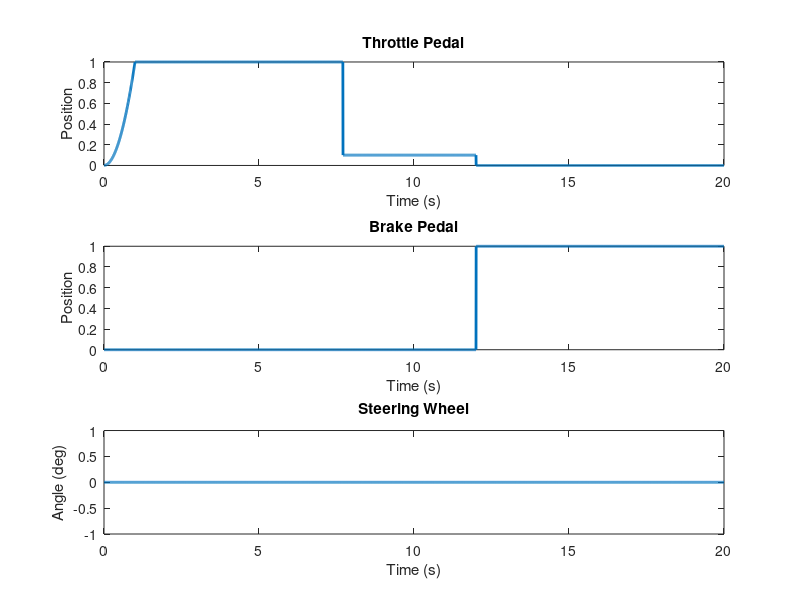

MATLAB code to generate this figure:
% ************************ INITIAL CONFIG SCRIPT ************************ %
% This script defines:                                                    %
% 1. Sampling period of the inputs to simulation and the controller.      %
% 2. Multiple model parameters.                                           %
% 3. Surface definition. Coefficients of fricition for the wheels         %
%    Two options:                                                         %
%    a. Fixed (constant) value for each wheel                             %
%    b. Enhanced split-mu                                                 %
% 4. The maneuver to be carried out by a ficticious driver, based on      %
%    throttle, brake and steering inputs.                                 %
% *********************************************************************** %

% *************+*********** MANEUVER DESCRIPTION ************************ %
% Panic brake apply at 70km/h                                             %
% No steering correction                                                  %
% Homogenous high-mu (0.9)                                                %
% *********************************************************************** %

% Close open windows, clear workspace and clean command window
close all;
clear;
clc;

% SAMPLING PERIOD (TIME STEP)
dT = 0.005;                     % (seconds)

% MODEL PARAMETERS
P_SteeringMax        = 20;      % Maximum wheel angle (deg)
P_SteeringRatio      = 7;       % Steering wheel : Wheel's steering angle
P_TorqueMax          = 600;     % Maximum axle torque (N*m)
P_BrakePressureMax   = 120;     % Maximum brake pressure (bar)
P_ABSPressureRateMax = 1200;    % Maximum ABS pressure rate (bar/s)
P_PedalTravelRateMax = 5;       % Maximum pedal travel rate (1/s)


% ************************** SURFACE DEFINITION ************************* %
% FIXED friction coefficients [mu_FL; mu_FR; mu_RL; mu_RR]
Mu = ones(4,1).*0.9;            % Homogenous high-mu
% Mu = [0.91 0.85 0.93 0.88]';    % Quasi-homogenous high-mu
% Mu = [0.9 0.6 0.9 0.6]';        % Fixed split-mu

% ENHANCED SPILT-MU FUNCTION 
% Coeffiecients of friction of the surfaces
MuSplit = [0.9 0.4]';           % [Left Right]

% Function parameters
P_SplitMu_On           = true;  % Enhanced Split-mu function switch
P_SplitMuOnlyAtBraking = true; % Enhanced Split-mu only at braking switch
                                % TRUE: Fixed Mu is used prior to braking
P_RefLine4SplitMue     = 60;    % Global X or Y coordinate (m)
P_RefLineIsX           = true;  % Switch between X or Y split-mu
P_RefLine_On           = true;  % Show a reference line in the XY PLOTTER
                                % to indicate the split-mu division
                                % Details in 'Main/Visualization/RefLine'

% ************************ SURFACE DEFINITION - END ********************* %



% ************************* MANEUVER DEFINITION ************************* %
% Maneuver's duration (not to be confused with Simulink's Stop-Time)
Tf = 20;

% Define Time column vector
t  = 0:dT:Tf;
t  = t';

% % Define pedals behavior over time
% % t - time (s)
% % k - position in vector corresponding to time t
% Throttle ramp up (from time 0 to t_RampUp)
t_RampUp = 1;
k_RampUp = t_RampUp/dT + 1;
% Wide Open Throttle (from time t_RampUp to t_WOT)
t_WOT = 6.7;
k_WOT = k_RampUp + t_WOT/dT +1;
% Brake apply (from time t_Brake to Tf)
t_Brake = 12;
k_Brake = t_Brake/dT + 1;
% % END of pedals behavior over time definition

% Define and build column vectors of throttle and brake pedals positions 
ThrPos = zeros(length(t),1);
BrkPos = zeros(length(t),1);
% Throttle
ThrPos(1:k_RampUp) = t(1:k_RampUp).^2 / (t_RampUp^2);
ThrPos(k_RampUp+1:k_WOT) = 1;
ThrPos(k_WOT+1:k_Brake) = 0.1;
% Brake
BrkPos(k_Brake+1:end) = 1;


% % Define steering over time
t_SteerInit = 6;
t_SteerStop = 11;
k_SteerInit = t_SteerInit/dT + 1;
k_SteerStop = t_SteerStop/dT + 1;
% Define and build column vector of steering wheel inputs
StrPos = zeros(length(t),1);
% Steering wheel input (comment lines below to have a constant input of 0)
% temp = linspace(0, 2*pi , (k_SteerStop-k_SteerInit)+1)';
% StrPos(k_SteerInit:k_SteerStop) = 7 * sin(temp);


% Build data for Simulink
Drv_ThrPedal = [t ThrPos];
Drv_BrkPedal = [t BrkPos];
Drv_Steering = [t StrPos];
% ********************** MANEUVER DEFINITION - END ********************** %


% **************************** PLOT MANEUVER **************************** %
figure;
% Plot Throttle
subplot(3,1,1);
plot(t,ThrPos, 'Linewidth', 2);
ylim([0 1]);
title('Throttle Pedal');
xlabel('Time (s)');
ylabel('Position');
% Plot Brake
subplot(3,1,2);
plot(t,BrkPos, 'Linewidth', 2);
ylim([0 1]);
xlabel('Time (s)');
ylabel('Position');
title('Brake Pedal');
% Plot Steering
subplot(3,1,3);
plot(t,StrPos, 'Linewidth', 2);
title('Steering Wheel');
xlabel('Time (s)');
ylabel('Angle (deg)');
% ************************* PLOT MANEUVER - END ************************* %
